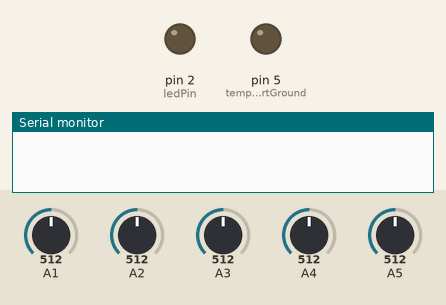
Recording of a sketch running on a simulated Arduino Uno, built with avr-gcc and run on an emulated ATmega328P. On the bench: output pins drawn as LEDs (lit = HIGH), the last lines printed to the serial monitor. Dashed ring = blinking. The test bench sets the inputs (shaded band); at power-on: A1 = 512, A2 = 512, A3 = 512, A4 = 512, A5 = 512.

Above: at 0.5 s.
At 2.2 s:
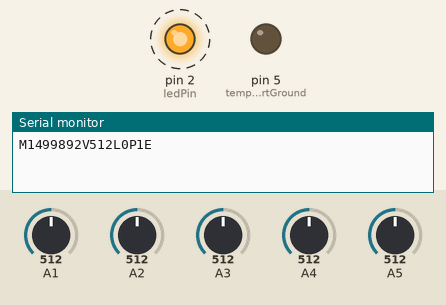
Timing chart, 0 to 3.0 s (numbered marks = the images above):
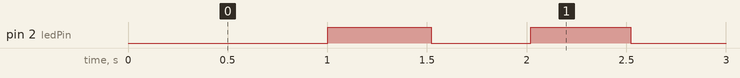

The sketch:

Water_sensor_hc12.ino
```cpp
/*
Second eteration for Waterlevel controller
created by ALBERT P JOSHI
*/

#include <SPI.h>
#include <SoftwareSerial.h>

SoftwareSerial HC12(8, 10); // RX, TX


//For WaterLevel
int wat_res = 0;
int level = 2;

String a;

//Transmission Details
unsigned long transmitInterval=1500;

//HeartBeat to show that the circuit is executing the loop,blinks every 1 sec
const int ledPin = 2;
const int tempHeartGround = 5;
const short interval = 500;

struct sensorStruct
{
  unsigned long _micros;
  int value = 100;
  int level;
  bool motor_pwr = 0;
} sendata;


void setup()
{ HC12.begin(9600);
  Serial.begin(9600);
  sendata.value = 0.00;
  pinMode(ledPin, OUTPUT);
  pinMode(A1, INPUT);
  pinMode(A2, INPUT);
  pinMode(A3, INPUT);
  pinMode(A4, INPUT);
  pinMode(A5, INPUT);
  pinMode(tempHeartGround, OUTPUT);
  digitalWrite(tempHeartGround, LOW);

}


void process()
{
  sendata.value = wat_res;
  sendata._micros = micros();
  sendata.level = level;
  if (level <= 1)
  {
    sendata.motor_pwr = 1; // @ major ::
  }
  else if (level == 5)
  {
    sendata.motor_pwr = 0;
  }
}


void loop()
{
  heartbeat();
  getlevel();
  process();
  pack();
  transmit();
} // Loop
```

Get_level.ino
```cpp
void getlevel(){

wat_res = analogRead(A1);
  if (wat_res<300)
  {
    level = 1;
  }
  else level=0;

 wat_res = analogRead(A2);
  if (wat_res<300)
  {
    level = 2;
  }

  wat_res = analogRead(A3);
  if (wat_res<300)
  {
    level = 3;
  }

  wat_res = analogRead(A4);
  if (wat_res<300)
  {
    level = 4;
  }

  wat_res = analogRead(A5);
  if (wat_res<300)
  {
    level = 5;
  }
}
```

HeartBeat.ino
```cpp
void heartbeat()
{
static int heart = LOW;                   // sTATIC lOCAL Variable
static unsigned long previousMillis = 0;
static unsigned long currentMillis = 0;

  currentMillis = millis();
  if (currentMillis - previousMillis >= interval)
  {
    if (heart == LOW)
    {
      digitalWrite(ledPin, LOW);
      heart = HIGH;
    }
    else

        if (heart = HIGH)
    {
      digitalWrite(ledPin, HIGH);
      heart = LOW;
    }
    previousMillis = millis();
  }
}
```

Transmit.ino
```cpp
void pack(){
a="";
a=a+"M";
a=a+sendata._micros;
a=a+"V";
a=a+sendata.value;
a=a+"L";
a=a+sendata.level;
a=a+"P";
a=a+sendata.motor_pwr;
a=a+"E";
}

void transmit(){
static unsigned long previousMillis;
static unsigned long currentMillis;
currentMillis=millis();

 if (currentMillis - previousMillis >= transmitInterval)
  {
    Serial.println(a);
    HC12.println(a);
    previousMillis = millis();
  }

}
```

Measured:
- by itself, pin 2 (ledPin): alternates HIGH for 0.50 s and LOW for 0.50 s
